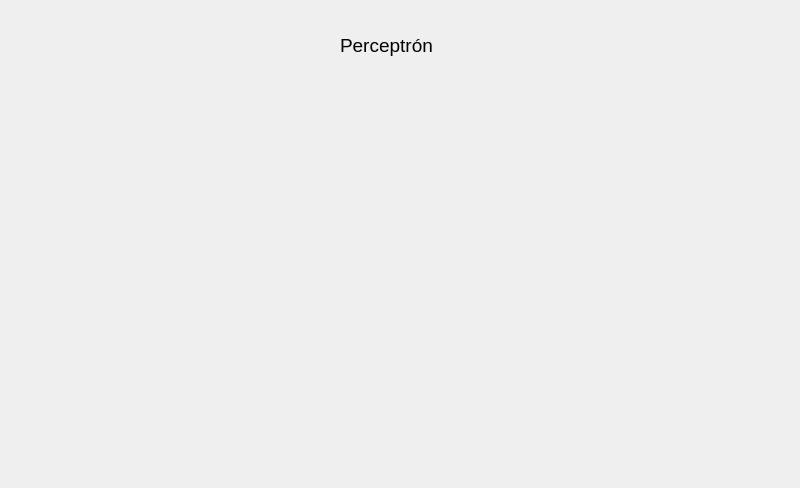
<?xml version="1.0" encoding="UTF-8"?>
<ui version="4.0">
 <class>MainWindow</class>
 <widget class="QMainWindow" name="MainWindow">
  <property name="geometry">
   <rect>
    <x>0</x>
    <y>0</y>
    <width>800</width>
    <height>488</height>
   </rect>
  </property>
  <property name="windowTitle">
   <string>Perceptrón</string>
  </property>
  <widget class="QWidget" name="centralwidget">
   <widget class="QWidget" name="verticalLayoutWidget">
    <property name="geometry">
     <rect>
      <x>170</x>
      <y>80</y>
      <width>441</width>
      <height>401</height>
     </rect>
    </property>
    <layout class="QVBoxLayout" name="test"/>
   </widget>
   <widget class="QLabel" name="label">
    <property name="geometry">
     <rect>
      <x>340</x>
      <y>20</y>
      <width>101</width>
      <height>51</height>
     </rect>
    </property>
    <property name="font">
     <font>
      <pointsize>14</pointsize>
     </font>
    </property>
    <property name="text">
     <string>Perceptrón</string>
    </property>
   </widget>
  </widget>
 </widget>
 <resources/>
 <connections/>
</ui>
